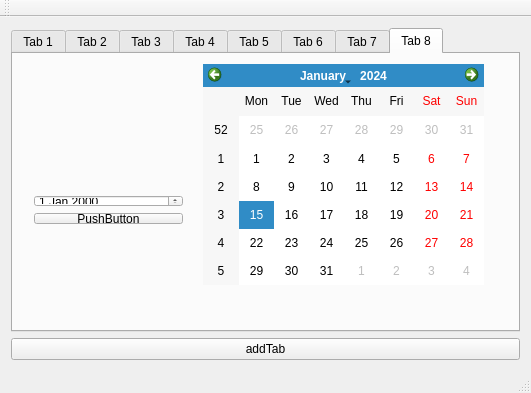
<?xml version="1.0" encoding="UTF-8"?>
<ui version="4.0">
 <class>MainWindow</class>
 <widget class="QMainWindow" name="MainWindow">
  <property name="geometry">
   <rect>
    <x>0</x>
    <y>0</y>
    <width>531</width>
    <height>393</height>
   </rect>
  </property>
  <property name="windowTitle">
   <string>MainWindow</string>
  </property>
  <widget class="QWidget" name="centralWidget">
   <layout class="QGridLayout" name="gridLayout">
    <item row="0" column="0">
     <widget class="QTabWidget" name="tabWidget">
      <property name="currentIndex">
       <number>7</number>
      </property>
      <widget class="QWidget" name="tab">
       <attribute name="title">
        <string>Tab 1</string>
       </attribute>
       <layout class="QGridLayout" name="gridLayout_2">
        <item row="0" column="0">
         <widget class="QTableView" name="tableView"/>
        </item>
       </layout>
      </widget>
      <widget class="QWidget" name="tab_2">
       <attribute name="title">
        <string>Tab 2</string>
       </attribute>
       <layout class="QGridLayout" name="gridLayout_3">
        <item row="0" column="0">
         <widget class="QTableWidget" name="tableWidget">
          <row>
           <property name="text">
            <string>1</string>
           </property>
          </row>
          <row>
           <property name="text">
            <string>2</string>
           </property>
          </row>
          <row>
           <property name="text">
            <string>3</string>
           </property>
          </row>
          <row>
           <property name="text">
            <string>4</string>
           </property>
          </row>
          <row>
           <property name="text">
            <string>5</string>
           </property>
          </row>
          <row>
           <property name="text">
            <string>6</string>
           </property>
          </row>
          <row>
           <property name="text">
            <string>7</string>
           </property>
          </row>
          <column>
           <property name="text">
            <string>姓名</string>
           </property>
          </column>
          <column>
           <property name="text">
            <string>性别</string>
           </property>
          </column>
          <column>
           <property name="text">
            <string>出生年月</string>
           </property>
          </column>
          <column>
           <property name="text">
            <string>职业</string>
           </property>
          </column>
         </widget>
        </item>
       </layout>
      </widget>
      <widget class="QWidget" name="tab_3">
       <attribute name="title">
        <string>Tab 3</string>
       </attribute>
       <widget class="QLabel" name="label">
        <property name="geometry">
         <rect>
          <x>40</x>
          <y>11</y>
          <width>151</width>
          <height>21</height>
         </rect>
        </property>
        <property name="text">
         <string>当前时间：</string>
        </property>
       </widget>
       <widget class="QLabel" name="label_2">
        <property name="geometry">
         <rect>
          <x>40</x>
          <y>90</y>
          <width>54</width>
          <height>12</height>
         </rect>
        </property>
        <property name="text">
         <string>TextLabel</string>
        </property>
       </widget>
       <widget class="QDateTimeEdit" name="dateTimeEdit">
        <property name="geometry">
         <rect>
          <x>40</x>
          <y>40</y>
          <width>221</width>
          <height>31</height>
         </rect>
        </property>
       </widget>
       <widget class="QLineEdit" name="lineEdit">
        <property name="geometry">
         <rect>
          <x>40</x>
          <y>110</y>
          <width>221</width>
          <height>31</height>
         </rect>
        </property>
       </widget>
       <widget class="QTimeEdit" name="timeEdit">
        <property name="geometry">
         <rect>
          <x>150</x>
          <y>170</y>
          <width>118</width>
          <height>22</height>
         </rect>
        </property>
       </widget>
       <widget class="QDateEdit" name="dateEdit">
        <property name="geometry">
         <rect>
          <x>30</x>
          <y>170</y>
          <width>110</width>
          <height>22</height>
         </rect>
        </property>
       </widget>
      </widget>
      <widget class="QWidget" name="tab_4">
       <attribute name="title">
        <string>Tab 4</string>
       </attribute>
       <layout class="QGridLayout" name="gridLayout_4">
        <item row="0" column="0">
         <widget class="QGraphicsView" name="view"/>
        </item>
       </layout>
      </widget>
      <widget class="QWidget" name="tab_5">
       <attribute name="title">
        <string>Tab 5</string>
       </attribute>
       <layout class="QGridLayout" name="gridLayout_5">
        <item row="0" column="0">
         <widget class="QFrame" name="frame">
          <property name="frameShape">
           <enum>QFrame::StyledPanel</enum>
          </property>
          <property name="frameShadow">
           <enum>QFrame::Raised</enum>
          </property>
          <layout class="QGridLayout" name="gridLayout_8">
           <item row="0" column="0">
            <widget class="QFrame" name="frame_2">
             <property name="frameShape">
              <enum>QFrame::StyledPanel</enum>
             </property>
             <property name="frameShadow">
              <enum>QFrame::Raised</enum>
             </property>
             <layout class="QGridLayout" name="gridLayout_6">
              <item row="0" column="0">
               <layout class="QGridLayout" name="gridLayout_7">
                <item row="0" column="0">
                 <widget class="QLabel" name="label_5">
                  <property name="text">
                   <string>Copy files</string>
                  </property>
                 </widget>
                </item>
                <item row="2" column="0" colspan="2">
                 <spacer name="horizontalSpacer_2">
                  <property name="orientation">
                   <enum>Qt::Horizontal</enum>
                  </property>
                  <property name="sizeHint" stdset="0">
                   <size>
                    <width>218</width>
                    <height>20</height>
                   </size>
                  </property>
                 </spacer>
                </item>
                <item row="3" column="0">
                 <spacer name="horizontalSpacer">
                  <property name="orientation">
                   <enum>Qt::Horizontal</enum>
                  </property>
                  <property name="sizeHint" stdset="0">
                   <size>
                    <width>98</width>
                    <height>20</height>
                   </size>
                  </property>
                 </spacer>
                </item>
                <item row="4" column="0">
                 <widget class="QPushButton" name="btnProgressBar">
                  <property name="text">
                   <string>ProgressBar</string>
                  </property>
                 </widget>
                </item>
                <item row="4" column="1">
                 <widget class="QPushButton" name="btnProgressDialog">
                  <property name="text">
                   <string>ProgressDialog</string>
                  </property>
                 </widget>
                </item>
                <item row="1" column="0" colspan="2">
                 <widget class="QProgressBar" name="progressBar">
                  <property name="maximum">
                   <number>10</number>
                  </property>
                  <property name="value">
                   <number>-1</number>
                  </property>
                 </widget>
                </item>
               </layout>
              </item>
             </layout>
            </widget>
           </item>
          </layout>
         </widget>
        </item>
       </layout>
      </widget>
      <widget class="QWidget" name="tab_6">
       <attribute name="title">
        <string>Tab 6</string>
       </attribute>
       <widget class="QWidget" name="layoutWidget">
        <property name="geometry">
         <rect>
          <x>31</x>
          <y>10</y>
          <width>461</width>
          <height>181</height>
         </rect>
        </property>
        <layout class="QVBoxLayout" name="verticalLayout_2">
         <item>
          <spacer name="verticalSpacer">
           <property name="orientation">
            <enum>Qt::Vertical</enum>
           </property>
           <property name="sizeType">
            <enum>QSizePolicy::Fixed</enum>
           </property>
           <property name="sizeHint" stdset="0">
            <size>
             <width>20</width>
             <height>40</height>
            </size>
           </property>
          </spacer>
         </item>
         <item>
          <widget class="QLCDNumber" name="lcdNumber"/>
         </item>
         <item>
          <spacer name="verticalSpacer_2">
           <property name="orientation">
            <enum>Qt::Vertical</enum>
           </property>
           <property name="sizeType">
            <enum>QSizePolicy::Fixed</enum>
           </property>
           <property name="sizeHint" stdset="0">
            <size>
             <width>20</width>
             <height>38</height>
            </size>
           </property>
          </spacer>
         </item>
        </layout>
       </widget>
       <widget class="QWidget" name="layoutWidget">
        <property name="geometry">
         <rect>
          <x>31</x>
          <y>211</y>
          <width>461</width>
          <height>47</height>
         </rect>
        </property>
        <layout class="QVBoxLayout" name="verticalLayout">
         <item>
          <widget class="QSlider" name="horizontalSlider">
           <property name="orientation">
            <enum>Qt::Horizontal</enum>
           </property>
          </widget>
         </item>
         <item>
          <widget class="QSpinBox" name="spinBox"/>
         </item>
        </layout>
       </widget>
      </widget>
      <widget class="QWidget" name="tab_7">
       <attribute name="title">
        <string>Tab 7</string>
       </attribute>
       <widget class="QLCDNumber" name="lcdNumber_2">
        <property name="geometry">
         <rect>
          <x>20</x>
          <y>20</y>
          <width>471</width>
          <height>131</height>
         </rect>
        </property>
       </widget>
       <widget class="QSpinBox" name="spinBox_2">
        <property name="geometry">
         <rect>
          <x>110</x>
          <y>180</y>
          <width>231</width>
          <height>41</height>
         </rect>
        </property>
       </widget>
       <widget class="QLineEdit" name="lineEdit_2">
        <property name="geometry">
         <rect>
          <x>120</x>
          <y>230</y>
          <width>221</width>
          <height>21</height>
         </rect>
        </property>
       </widget>
      </widget>
      <widget class="QWidget" name="tab_8">
       <attribute name="title">
        <string>Tab 8</string>
       </attribute>
       <widget class="QCalendarWidget" name="calendarWidget">
        <property name="geometry">
         <rect>
          <x>190</x>
          <y>10</y>
          <width>281</width>
          <height>221</height>
         </rect>
        </property>
       </widget>
       <widget class="QWidget" name="">
        <property name="geometry">
         <rect>
          <x>10</x>
          <y>130</y>
          <width>171</width>
          <height>51</height>
         </rect>
        </property>
        <layout class="QVBoxLayout" name="verticalLayout_3">
         <item>
          <widget class="QDateEdit" name="dateEdit_2"/>
         </item>
         <item>
          <widget class="QPushButton" name="pushButton">
           <property name="text">
            <string>PushButton</string>
           </property>
          </widget>
         </item>
        </layout>
       </widget>
      </widget>
     </widget>
    </item>
    <item row="1" column="0">
     <widget class="QPushButton" name="addtabbutton">
      <property name="text">
       <string>addTab</string>
      </property>
     </widget>
    </item>
   </layout>
  </widget>
  <widget class="QMenuBar" name="menuBar">
   <property name="geometry">
    <rect>
     <x>0</x>
     <y>0</y>
     <width>531</width>
     <height>23</height>
    </rect>
   </property>
  </widget>
  <widget class="QToolBar" name="mainToolBar">
   <attribute name="toolBarArea">
    <enum>TopToolBarArea</enum>
   </attribute>
   <attribute name="toolBarBreak">
    <bool>false</bool>
   </attribute>
  </widget>
  <widget class="QStatusBar" name="statusBar"/>
 </widget>
 <layoutdefault spacing="6" margin="11"/>
 <resources/>
 <connections>
  <connection>
   <sender>spinBox</sender>
   <signal>valueChanged(int)</signal>
   <receiver>lcdNumber</receiver>
   <slot>display(int)</slot>
   <hints>
    <hint type="sourcelabel">
     <x>272</x>
     <y>311</y>
    </hint>
    <hint type="destinationlabel">
     <x>272</x>
     <y>166</y>
    </hint>
   </hints>
  </connection>
  <connection>
   <sender>horizontalSlider</sender>
   <signal>valueChanged(int)</signal>
   <receiver>lcdNumber</receiver>
   <slot>display(int)</slot>
   <hints>
    <hint type="sourcelabel">
     <x>272</x>
     <y>286</y>
    </hint>
    <hint type="destinationlabel">
     <x>272</x>
     <y>166</y>
    </hint>
   </hints>
  </connection>
  <connection>
   <sender>spinBox</sender>
   <signal>valueChanged(int)</signal>
   <receiver>horizontalSlider</receiver>
   <slot>setValue(int)</slot>
   <hints>
    <hint type="sourcelabel">
     <x>272</x>
     <y>311</y>
    </hint>
    <hint type="destinationlabel">
     <x>272</x>
     <y>286</y>
    </hint>
   </hints>
  </connection>
  <connection>
   <sender>horizontalSlider</sender>
   <signal>valueChanged(int)</signal>
   <receiver>spinBox</receiver>
   <slot>setValue(int)</slot>
   <hints>
    <hint type="sourcelabel">
     <x>272</x>
     <y>286</y>
    </hint>
    <hint type="destinationlabel">
     <x>272</x>
     <y>311</y>
    </hint>
   </hints>
  </connection>
 </connections>
</ui>
